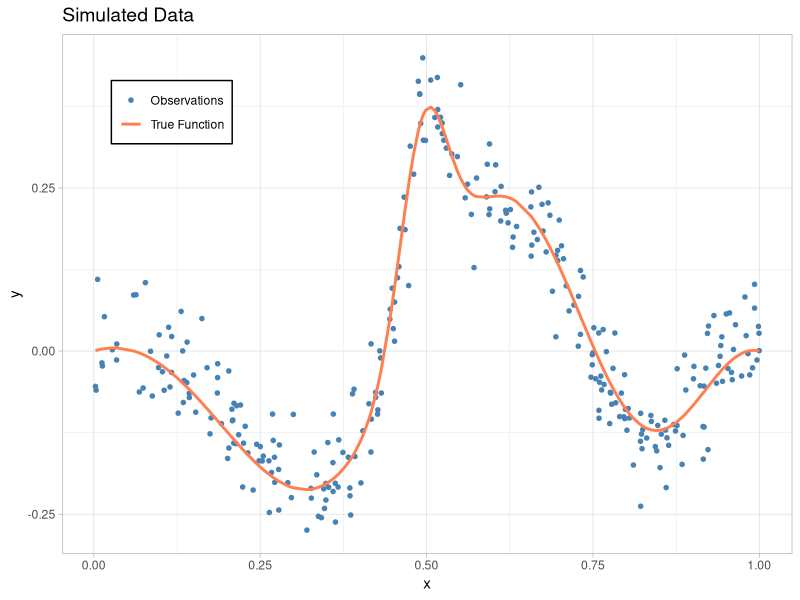
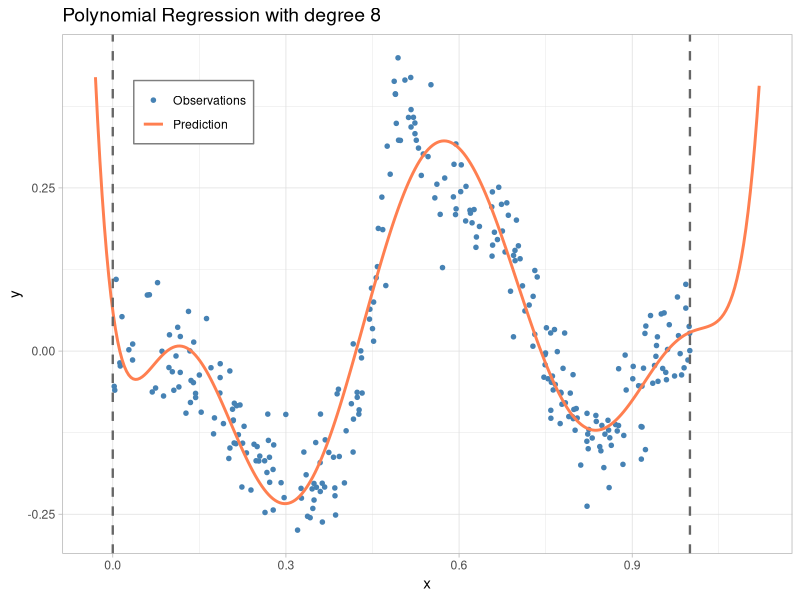
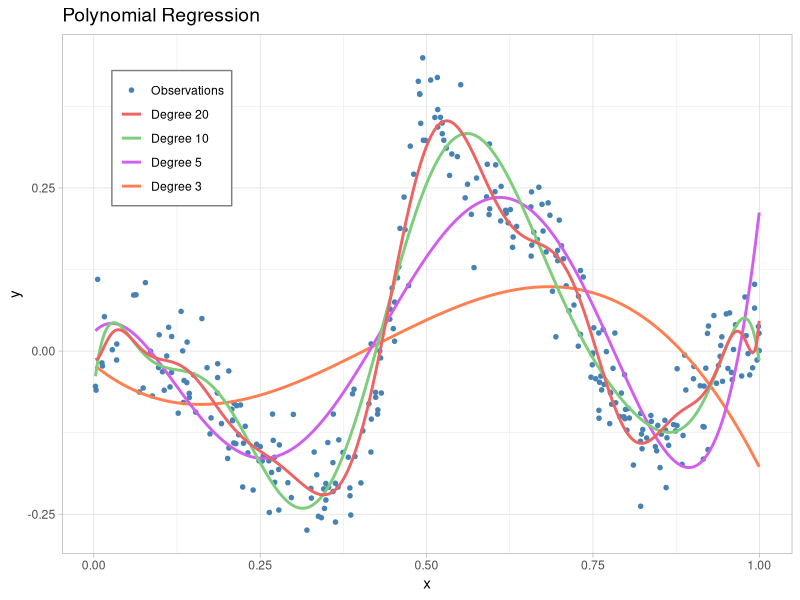

R code for these plots, in order:
## ---- chunk 1
knitr::opts_chunk$set(echo = TRUE)
set.seed(2512)
## ---- chunk 2
# Generate X values
x <- runif(300, min=0, max=1)
x <- x[order(x)]

# Error term
eps <- rnorm(300, mean=0, sd=0.05)

# True and observed Y values
y.true <- -x * cos(5 * (x + 0.5)^2) * (x - 1) + 
          1.2 * exp(-(20^2) * (x - 0.5)^2) * (x - 1)^2
y.obs <- y.true + eps
## ---- chunk 3
library(ggplot2)
## ---- chunk 4
data <- data.frame(x, y.obs, y.true)
ggplot(data = data) +
  geom_point(aes(x = x, y = y.obs, color = "Observations"), 
             shape = 20, size = 2) +
  geom_path(aes(x = x, y = y.true, color = "True Function"), linewidth = 1) +
  scale_color_manual(values = c("Observations" = "steelblue", 
                                "True Function" = "coral")) +
  labs(title = "Simulated Data",
       x = "x",
       y = "y",
       color = NULL) +
  theme_light() +
  theme(plot.title = element_text(size = 14),
        legend.position = c(0.15, 0.85),  
        legend.background = element_rect(fill = "white",colour = "black")) 

# ggsave("../graphs/Data.pdf", width = 10, height = 6, dpi = 300)
## ---- chunk 5
polynomial <- lm(y.obs ~ poly(x, degree=8, raw=TRUE))
x.pred <- seq(-0.03, 1.12, length.out = 300)
y.pred <- predict(polynomial, newdata = data.frame(x = x.pred))
## ---- chunk 6
data.polynomial <- data.frame(x, y.obs, x.pred, y.pred)
ggplot(data = data.polynomial) +
  geom_point(aes(x = x, y = y.obs, color = "Observations"), 
             shape = 20, size = 2) +
  geom_path(aes(x = x.pred, y = y.pred, color = "Prediction"), linewidth = 1) +
  geom_vline(xintercept = 0, linetype = "dashed", color = "gray40",
             linewidth = 0.8) +  
  geom_vline(xintercept = 1, linetype = "dashed", color = "gray40",
             linewidth = 0.8) +
  scale_color_manual(values = c("Observations" = "steelblue",
                                "Prediction" = "coral")) +
  labs(title = "Polynomial Regression with degree 8",
       x = "x",
       y = "y",
       color = NULL) +
  theme_light() +
  theme(plot.title = element_text(size = 14),
        legend.position = c(0.18, 0.85),  
        legend.background = element_rect(fill = "white", colour = "gray50")) 

# ggsave("../graphs/PolynomialRegression1.pdf", width = 10, height = 6, dpi = 300)
## ---- chunk 7
poly.3  <- lm(y.obs ~ poly(x, degree=3, raw=TRUE))
poly.5  <- lm(y.obs ~ poly(x, degree=5, raw=TRUE))
poly.10 <- lm(y.obs ~ poly(x, degree=10, raw=TRUE))
poly.20 <- lm(y.obs ~ poly(x, degree=20, raw=TRUE))
## ---- chunk 8
summary(poly.3)
## ---- chunk 9
x.pred <- seq(min(x), max(x), length.out = 300)
y.pred3  <- predict(poly.3, newdata = data.frame(x = x.pred))
y.pred5  <- predict(poly.5, newdata = data.frame(x = x.pred))
y.pred10 <- predict(poly.10, newdata = data.frame(x = x.pred))
y.pred20 <- predict(poly.20, newdata = data.frame(x = x.pred))
## ---- chunk 10
data_pred <- data.frame(x, y.obs, x.pred, y.pred3, y.pred5, y.pred10, y.pred20)

ggplot(data = data_pred) +
  geom_point(aes(x = x, y = y.obs, color = "Observations"),
             shape = 20, size = 2) +
  geom_path(aes(x = x.pred, y=y.pred3, color = "Degree 3"), linewidth = 1) +
  geom_path(aes(x = x.pred, y=y.pred5, color = "Degree 5"), linewidth = 1) +
  geom_path(aes(x = x.pred, y=y.pred10, color = "Degree 10"), linewidth = 1) +
  geom_path(aes(x = x.pred, y=y.pred20, color = "Degree 20"), linewidth = 1) +
  scale_color_manual(values = c("Observations"="steelblue", 
                                "Degree 3"="coral", 
                                "Degree 5"="mediumorchid2", 
                                "Degree 10"="palegreen3", 
                                "Degree 20"="indianred2"), 
                     limits = c("Observations", "Degree 20", "Degree 10", 
                                "Degree 5", "Degree 3")) +
  labs(title = "Polynomial Regression",
       x = "x",
       y = "y",
       color = NULL) +
  theme_light() +
  theme(plot.title = element_text(size = 14),
        legend.position = c(0.15, 0.8),  
        legend.background = element_rect(fill = "white", colour = "gray50")) 

# ggsave("../graphs/PolynomialRegression2.pdf", width = 10, height = 6, dpi = 300)
